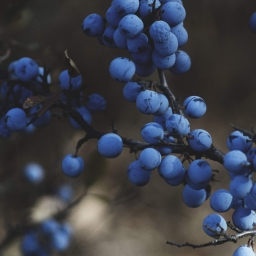
#> input picture hello.jpg, 256 x 256 px
$ python Inverse_Filter_modified.py
#> lines starting #> are read from the running program, lines starting #| are printed output that depends on the picture
from skimage import io
import pylab
import numpy as np

N1=256;
N2=256;
n=0.2;
f=io.imread('hello.jpg',as_gray=True)
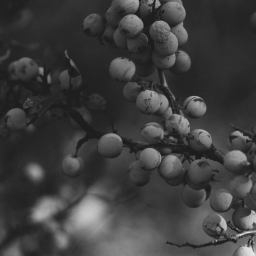
#> f: shape (256, 256) float64; min 0.105, max 0.895, mean 0.245
b=np.ones((4,4))/4**2
F=np.fft.fft2(f)
B=np.fft.fft2(b,(N1,N2))
G=F*B
pylab.subplot(1,3,1)
pylab.title('Blur')
pylab.imshow(abs(np.fft.ifft2(G)), cmap='gray', interpolation='nearest')

BF = np.where(abs(B)<n)
B[BF]=n;
H= np.ones((N1,N2))/B;

I =G*H ;
im=abs(np.fft.ifft2(I));

pylab.subplot(1 , 3 , 2)
pylab.title('Restored')
pylab.imshow(im, cmap='gray', interpolation='nearest')
pylab.subplot(1,3,3)
pylab.title('Original')
pylab.imshow(f, cmap='gray', interpolation='nearest')

pylab.show()
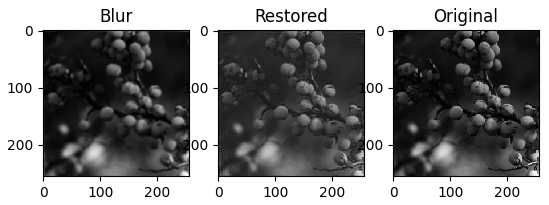
#> figure drawn by matplotlib, 3 panels
